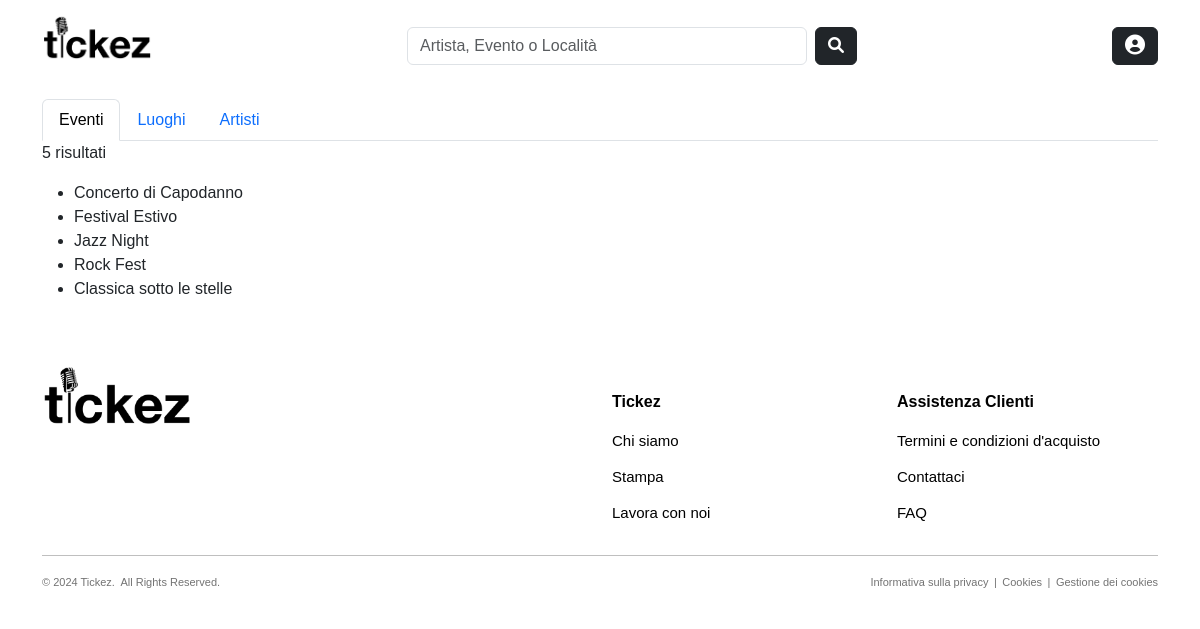
Page /common/search/ on the committed database.
### products/models.py (models this page shows, shortened)
class Evento(models.Model):
    CATEGORY_CHOICES = [
        ('Concerto', 'Concerto'),
        ('Festival', 'Festival'),
        ('Teatro', 'Teatro')
    ]
    nome = models.CharField(max_length=100, null=False, blank=False)
    slug = models.SlugField(max_length=200, null=False, unique=True, blank=True)
    categoria = models.CharField(max_length=100, choices=CATEGORY_CHOICES, null=False, blank=False)
    descrizione = models.TextField(null=True, blank=True, default='')
    data_ora = models.DateTimeField(null=False, blank=False, default=datetime.now())
    organizzatore = models.ForeignKey(to='users.Organizzatore', on_delete=models.CASCADE, null=False, blank=False, related_name='eventi_organizzati')
    luogo = models.ForeignKey(to='common.Luogo', on_delete=models.CASCADE, null=False, blank=False, related_name='eventi_programmati')
    followers = models.ManyToManyField(to='users.Utente', blank=True, default=None, related_name='eventi_preferiti')
    def get_absolute_url(self):
        return reverse("products:event_details", kwargs={"slug": self.slug, "pk": self.pk})
    class Meta:
        verbose_name_plural = 'Eventi'

### common/views.py (the view)
# urls.py: path('search/', views.search_results, name="search-results"),
def search_results(request):
    events = Evento.objects.all()
    venues = Luogo.objects.all()
    artists = Organizzatore.objects.all()
    keywords = request.GET.get('keywords', '').strip()
    if keywords:
        search_terms = keywords.split()
        for term in search_terms:
            events = events.filter(nome__icontains=term)
            venues = venues.filter(nome__icontains=term)
            artists = artists.filter(nome__icontains=term)
    return render(request, 'common/search_results.html', {
        'events': events.order_by('data_ora'),
        'venues': venues.order_by('nome'),
        'artists': artists.order_by('nome'),
        'keywords': keywords})

### common/models.py (called while the page is built)
    def get_absolute_url(self):
        return reverse("common:venue_details", kwargs={"slug": self.slug, "pk": self.pk})

### users/models.py (called while the page is built)
    def get_absolute_url(self):
        return reverse("users:artist_details", kwargs={"slug": self.slug, "pk": self.pk})

### common/templates/common/search_results.html (shortened to what this page needs)
{% extends "base.html" %}
{% block content %}
    <div class="container">
        <ul class="nav nav-tabs" id="myTab" role="tablist">
          <li class="nav-item" role="presentation">
            <button class="nav-link active" id="events-tab" data-bs-toggle="tab" data-bs-target="#events" type="button" role="tab" aria-controls="events" aria-selected="true">Eventi</button>
          </li>
          <li class="nav-item" role="presentation">
            <button class="nav-link" id="venues-tab" data-bs-toggle="tab" data-bs-target="#venues" type="button" role="tab" aria-controls="venues" aria-selected="false">Luoghi</button>
          </li>
          <li class="nav-item" role="presentation">
            <button class="nav-link" id="artists-tab" data-bs-toggle="tab" data-bs-target="#artists" type="button" role="tab" aria-controls="artists" aria-selected="false">Artisti</button>
          </li>
        </ul>
        <div class="tab-content">
            <div class="tab-pane fade show active" id="events" role="tabpanel" aria-labelledby="events-tab">
                <p>{{events.count}} risultati
                </p>
                {% if events %}
                <ul>
                    {% for e in events %}
                        <a href="{{ e.get_absolute_url }}" style="text-decoration: none; color: inherit;">
                            <li>{{ e.nome }}</li>
                        </a>
                    {% endfor %}
                </ul>
                {% else %}
                    <p>Prova un'altra scheda sopra o digita un testo di ricerca diverso</p>
                {% endif %}
            </div>
        </div>
    </div>
{% endblock %}

### static/css/style.css (style rules this page uses)
body { font-family: 'Helvetica', 'Arial', sans-serif; }

### rows in the picture
Evento: nome "Concerto di Capodanno"
Evento: nome "Festival Estivo"
Evento: nome "Jazz Night"
Evento: nome "Rock Fest"
Evento: nome "Classica sotto le stelle"

### other values in the picture
{{ events.count }} "5"
